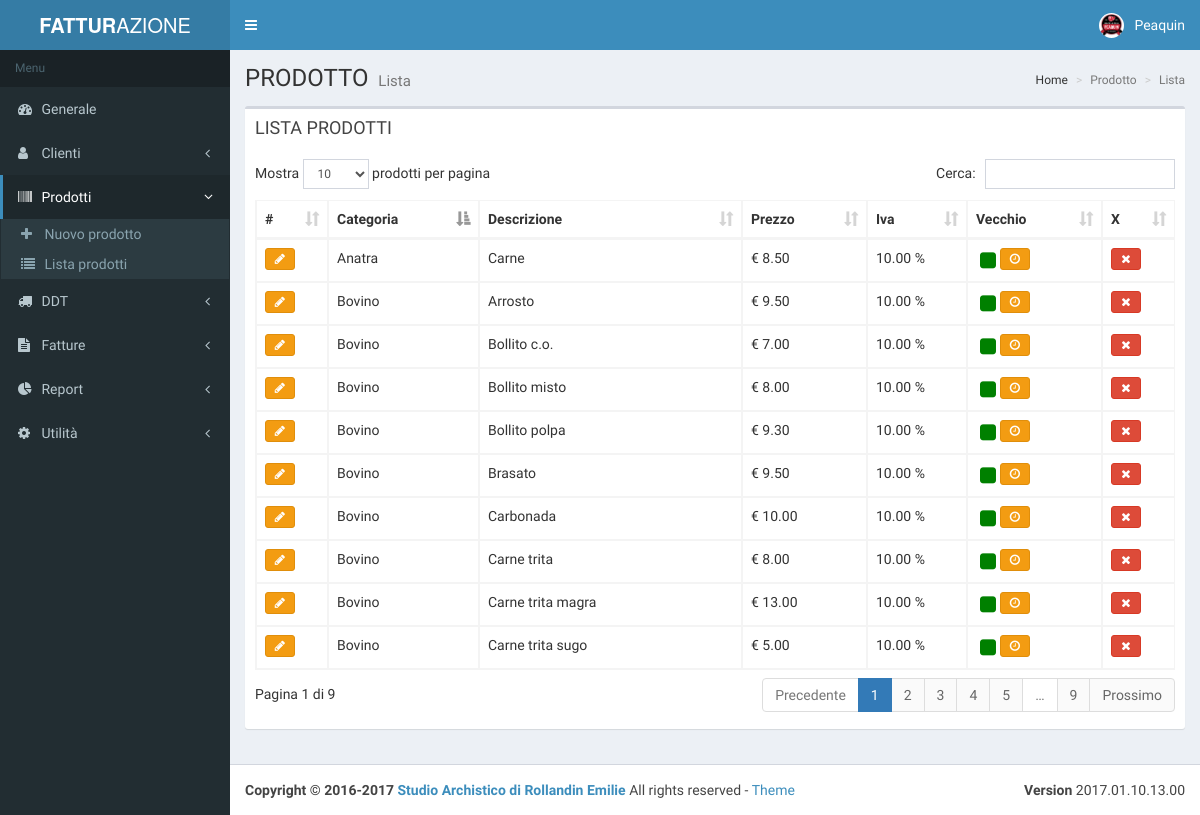
The page /prodottolista.php on the database its author committed.
### tables this page shows
CREATE TABLE `prodotto` (
  `pro_id` int(11) NOT NULL,
  `pro_categoria` varchar(255) NOT NULL,
  `pro_descrizione` varchar(255) NOT NULL,
  `pro_prezzo` decimal(10,2) NOT NULL,
  `pro_iva` decimal(5,2) NOT NULL,
  `pro_vecchio` tinyint(1) NOT NULL DEFAULT '0',
  `pro_misura` varchar(10) NOT NULL DEFAULT 'kg'
);

### php/utilita.php (called while the page is built, shortened)
<?php
function convertiStringaToHTML($stringa) {
    return htmlentities($stringa, ENT_COMPAT,'ISO-8859-1', true);
}
?>

### php/prodotto.php (the view, shortened to what this page needs)
<?php
function prodotto_tabella() {
    try {
        include 'config.php';
        $db = new PDO("mysql:host=" . $dbhost . ";dbname=" . $dbname, $dbuser, $dbpswd);
        $db->setAttribute(PDO::ATTR_ERRMODE, PDO::ERRMODE_WARNING);
        $db->setAttribute(PDO::ATTR_DEFAULT_FETCH_MODE, PDO::FETCH_OBJ);
        $db->setAttribute(PDO::MYSQL_ATTR_INIT_COMMAND, 'SET NAMES UTF8');
        $result = $db->query('SELECT * FROM prodotto ORDER BY pro_categoria ASC, pro_descrizione ASC, pro_prezzo ASC');
        foreach ($result as $row) {
            $row = get_object_vars($row);
            print "<tr>";
            print "<td>";
            print "<a class='btn btn-xs btn-warning' href='prodottomodifica.php?pro_id=".$row['pro_id']."' role='button' style='width: 30px; margin-bottom: 3px'><i class = 'fa fa-pencil'></i></a>";
            print "</td>";
            print "<td>".convertiStringaToHTML(utf8_decode($row['pro_categoria']))."</td>";
            print "<td>".convertiStringaToHTML(utf8_decode($row['pro_descrizione']))."</td>";
            print "<td>&euro; ".$row['pro_prezzo']."</td>";
            print "<td>".$row['pro_iva']." &percnt;</td>";
            print "<td>";
            if(!$row['pro_vecchio']) {
                print "<i class = 'fa fa-fw fa-square fa-lg' style = 'color:green'></i>";
            } else {
                print "<i class = 'fa fa-fw fa-square fa-lg' style = 'color:red'></i>";
            }
            print "<a class='btn btn-xs btn-warning' href='prodottovecchio.php?pro_id=".$row['pro_id']."' role='button' style='width: 30px; margin-bottom: 3px'><i class = 'fa fa-clock-o'></i></a>";
            print "</td>";
            print "<td>";
            print "<a class='btn btn-xs btn-danger' href='prodottocancella.php?pro_id=".$row['pro_id']."' role='button' style='width: 30px;margin-bottom: 3px'><i class = 'fa fa-remove'></i></a>";
            print "</td>";
            print "</tr>";
        }
    } catch (PDOException $e) {
        throw new PDOException("Error  : " . $e->getMessage());
    }
}

### rows shown on the page
prodotto: pro_categoria "Anatra", pro_descrizione "Carne", pro_prezzo "8.50", pro_iva "10.00", pro_vecchio 0 (drawn)
prodotto: pro_categoria "Bovino", pro_descrizione "Arrosto", pro_prezzo "9.50", pro_iva "10.00", pro_vecchio 0 (drawn)
prodotto: $row['pro_id'] 3 (drawn), pro_categoria "Bovino", pro_descrizione "Bollito c.o.", pro_prezzo "7.00", pro_iva "10.00", pro_vecchio 0 (drawn)
prodotto: pro_categoria "Bovino", pro_descrizione "Bollito misto", pro_prezzo "8.00", pro_iva "10.00", pro_vecchio 0 (drawn)
prodotto: pro_categoria "Bovino", pro_descrizione "Bollito polpa", pro_prezzo "9.30", pro_iva "10.00", pro_vecchio 0 (drawn)
prodotto: pro_categoria "Bovino", pro_descrizione "Brasato", pro_prezzo "9.50", pro_iva "10.00", pro_vecchio 0 (drawn)
prodotto: pro_categoria "Bovino", pro_descrizione "Carbonada", pro_prezzo "10.00", pro_iva "10.00", pro_vecchio 0 (drawn)
prodotto: pro_categoria "Bovino", pro_descrizione "Carne trita", pro_prezzo "8.00", pro_iva "10.00", pro_vecchio 0 (drawn)
prodotto: pro_categoria "Bovino", pro_descrizione "Carne trita magra", pro_prezzo "13.00", pro_iva "10.00", pro_vecchio 0 (drawn)
prodotto: pro_categoria "Bovino", pro_descrizione "Carne trita sugo", pro_prezzo "5.00", pro_iva "10.00", pro_vecchio 0 (drawn)

### other values the page prints
$copyYear "2016"
$curYear "2017"
